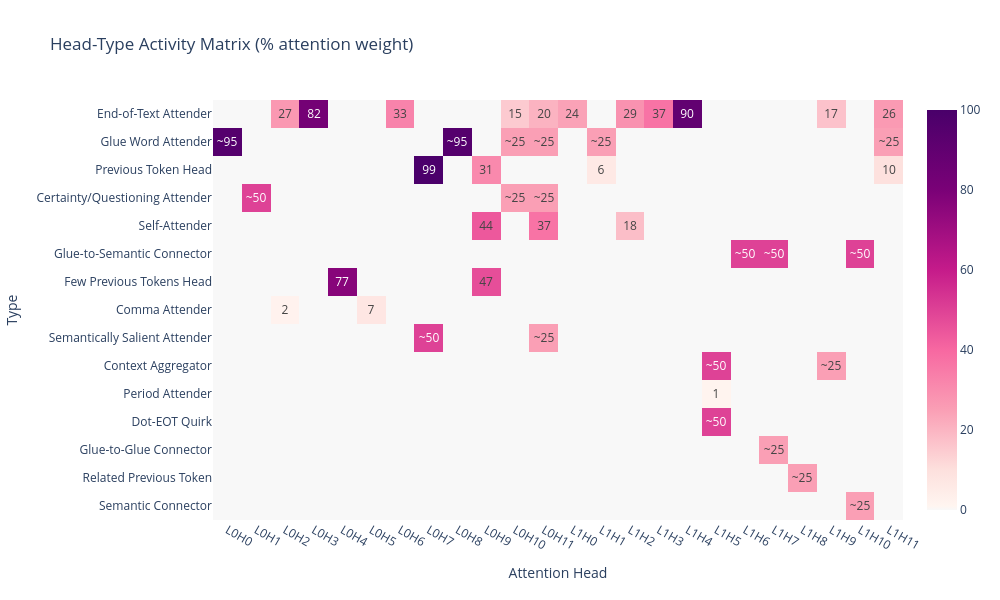

Notebook code for this chart:
### Markdown cell above
### Head-Type Matrix

Which heads exhibit which types. Values show raw attention % where computable, ~midpoint estimates for non-measurable types.

### Code cell
import plotly.graph_objects as go

# Compute raw % for all 6 measurable types
raw_pcts = compute_head_raw_pcts(cache)
comma_pcts = {(l, h): pct for l, h, pct, _ in attention_to_token_pcts(cache, str_tokens, ",")}
period_pcts = {(l, h): pct for l, h, pct, _ in attention_to_token_pcts(cache, str_tokens, ".")}
few_prev_pcts = {(l, h): pct for l, h, pct, _ in few_prev_tokens_pcts(cache, k=5)}

def get_raw_pct(tid, l, h):
    if tid == "end_of_text": return raw_pcts[(l, h)]["eot"]
    if tid == "self_attention": return raw_pcts[(l, h)]["self_attn"]
    if tid == "previous_token": return raw_pcts[(l, h)]["prev_token"]
    if tid == "comma_attention": return comma_pcts[(l, h)]
    if tid == "period_attention": return period_pcts[(l, h)]
    if tid == "few_previous_tokens": return few_prev_pcts[(l, h)]
    return None

# Map activity levels to midpoint % for non-measurable types
ACTIVITY_MIDPOINT = {"full": 95, "fullish": 75, "half": 50, "partial": 25, "almost_none": 5}

type_ids = sorted(HEAD_TYPES.keys(), key=lambda tid: len(TYPE_TO_HEADS.get(tid, [])), reverse=True)
head_names = [f"L{l}H{h}" for l in range(2) for h in range(12)]

z = []
text_matrix = []
for tid in type_ids:
    row = []
    text_row = []
    heads_map = {(l, h): act for (l, h), act in TYPE_TO_HEADS.get(tid, [])}
    for l in range(2):
        for h in range(12):
            if (l, h) in heads_map:
                raw = get_raw_pct(tid, l, h)
                if raw is not None:
                    row.append(raw)
                    text_row.append(f"{raw:.0f}")
                else:
                    val = ACTIVITY_MIDPOINT[heads_map[(l, h)]]
                    row.append(val)
                    text_row.append(f"~{val}")
            else:
                row.append(0)
                text_row.append("")
    z.append(row)
    text_matrix.append(text_row)

type_labels = [HEAD_TYPES[tid][0] for tid in type_ids]

fig = go.Figure(data=go.Heatmap(
    z=z,
    x=head_names,
    y=type_labels,
    colorscale=[
        [0, "#f8f8f8"],
        [0.01, "#fff5f0"],
        [0.1, "#fde0dd"],
        [0.25, "#fa9fb5"],
        [0.4, "#f768a1"],
        [0.6, "#c51b8a"],
        [0.8, "#7a0177"],
        [1.0, "#49006a"],
    ],
    zmin=0,
    zmax=100,
    text=text_matrix,
    texttemplate="%{text}",
    hovertemplate="Head: %{x}<br>Type: %{y}<br>Activity: %{z:.1f}%<extra></extra>",
))

fig.update_layout(
    title="Head-Type Activity Matrix (% attention weight)",
    xaxis_title="Attention Head",
    yaxis_title="Type",
    height=600,
    width=1000,
    yaxis=dict(autorange="reversed"),
)
fig.show()

### Figure 1 — Plotly figure (JSON) as saved in the notebook; plotly's stock layout.template omitted (floating-point values rounded to 4 significant figures; data arrays with more than 128 entries replaced by an {"elided": "..."} marker saying what was removed)
{"data": [{"colorscale": [[0, "#f8f8f8"], [0.01, "#fff5f0"], [0.1, "#fde0dd"], [0.25, "#fa9fb5"], [0.4, "#f768a1"], [0.6, "#c51b8a"], [0.8, "#7a0177"], [1, "#49006a"]], "hovertemplate": "Head: %{x}<br>Type: %{y}<br>Activity: %{z:.1f}%<extra></extra>", "text": {"elided": "15x24 str values"}, "texttemplate": "%{text}", "type": "heatmap", "x": ["L0H0", "L0H1", "L0H2", "L0H3", "L0H4", "L0H5", "L0H6", "L0H7", "L0H8", "L0H9", "L0H10", "L0H11", "L1H0", "L1H1", "L1H2", "L1H3", "L1H4", "L1H5", "L1H6", "L1H7", "L1H8", "L1H9", "L1H10", "L1H11"], "y": ["End-of-Text Attender", "Glue Word Attender", "Previous Token Head", "Certainty/Questioning Attender", "Self-Attender", "Glue-to-Semantic Connector", "Few Previous Tokens Head", "Comma Attender", "Semantically Salient Attender", "Context Aggregator", "Period Attender", "Dot-EOT Quirk", "Glue-to-Glue Connector", "Related Previous Token", "Semantic Connector"], "z": {"elided": "15x24 float values"}, "zmax": 100, "zmin": 0}], "layout": {"height": 600, "title": {"text": "Head-Type Activity Matrix (% attention weight)"}, "width": 1000, "xaxis": {"title": {"text": "Attention Head"}}, "yaxis": {"autorange": "reversed", "title": {"text": "Type"}}}}
